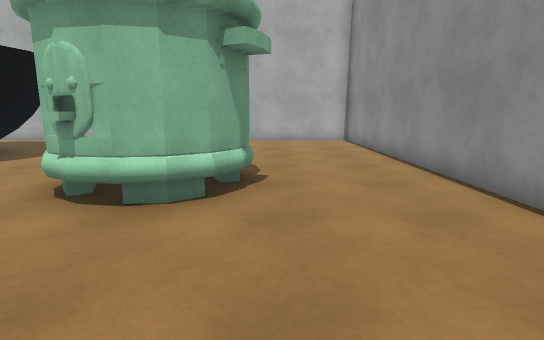
View 1 (above)

19 first-person views from a walk through a Unity game level. The camera is 1.3 m above the floor, tilts 10° down and sees 80° across. The floor is counted in squares, 1 m on a side. Each view is taken from the middle of a square. On the plan, view 1 faces up. The plan holds only what a view shows up to about 14 squares ahead; the rest is blank. The player is left out. Some animated figures are not drawn. Surface patterns are stand-ins for the level's own textures.

View 2
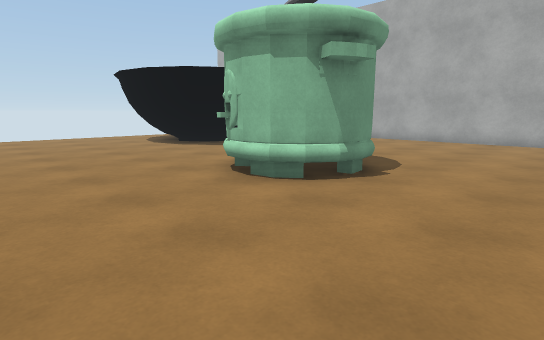

View 3
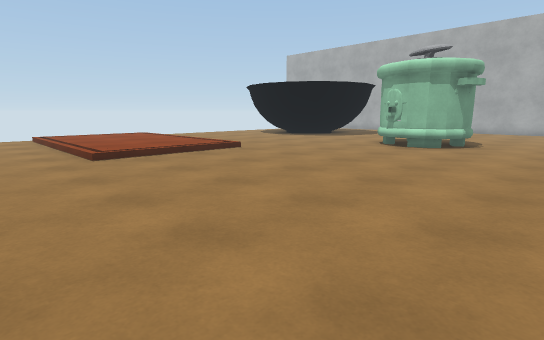

View 4
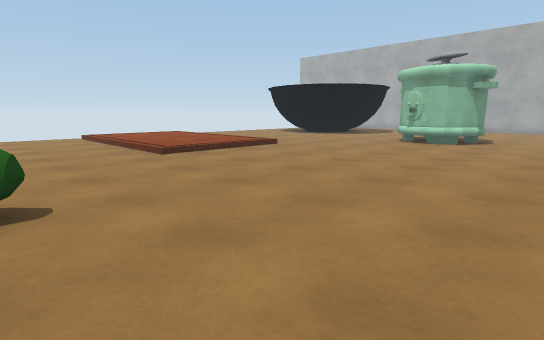

View 5
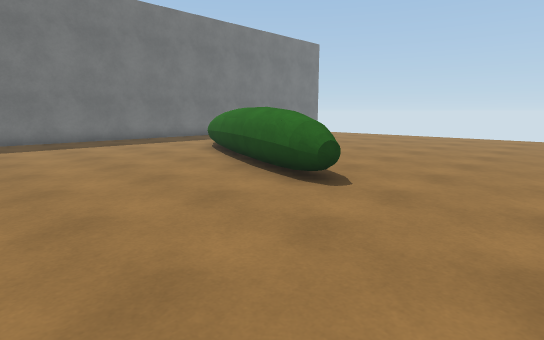

View 6
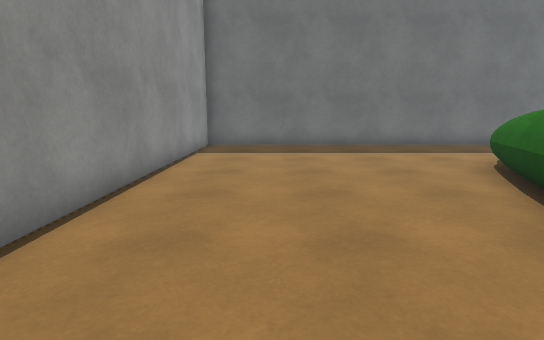

View 7
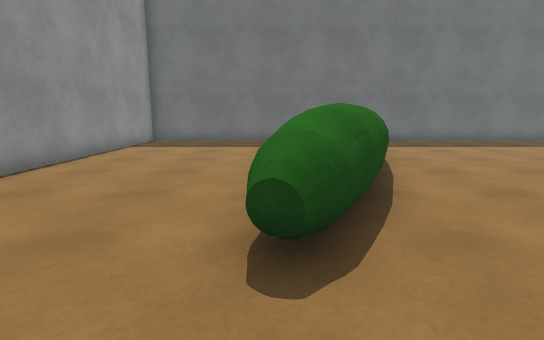

View 8
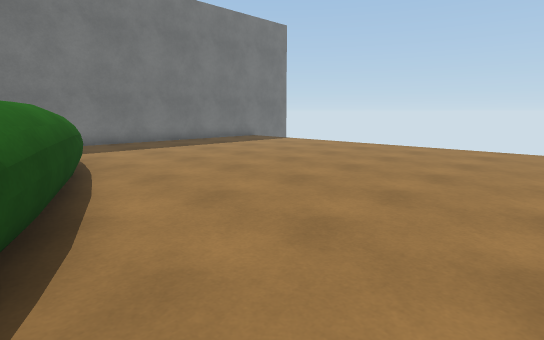

View 9
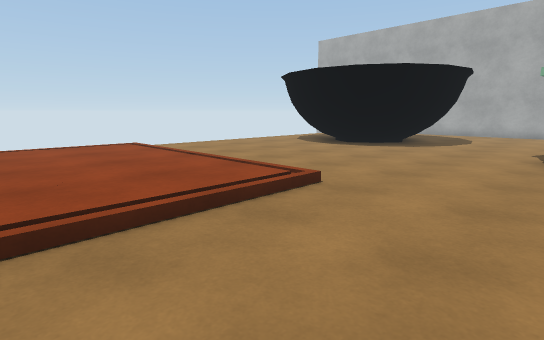

View 10
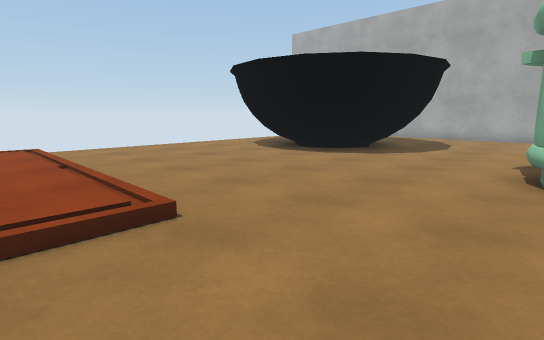

View 11
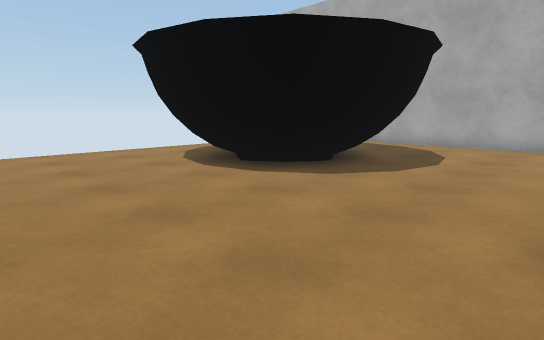

View 12
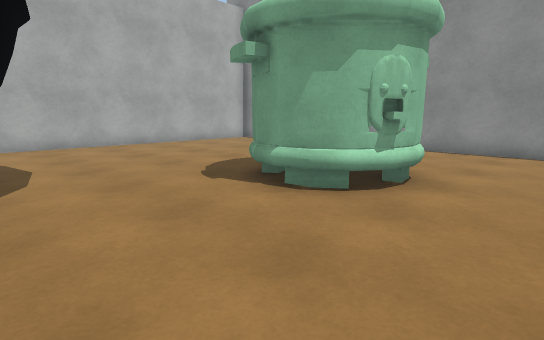

View 13
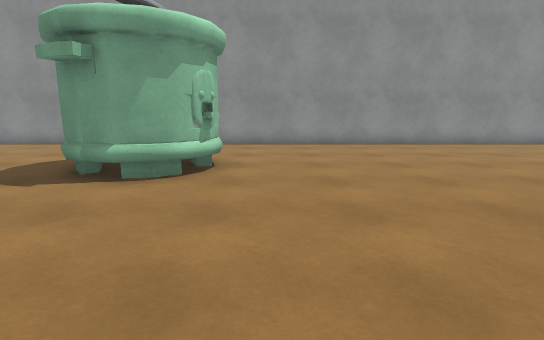

View 14
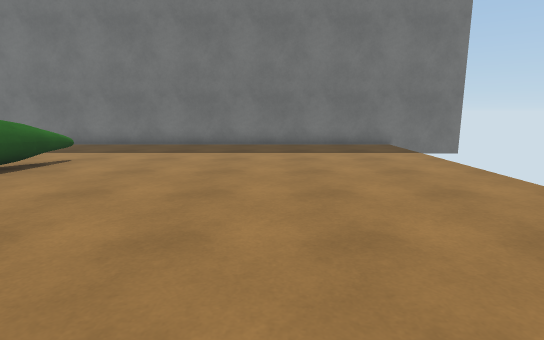

View 15
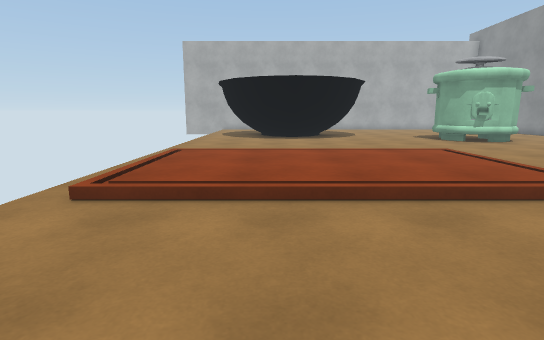

View 16
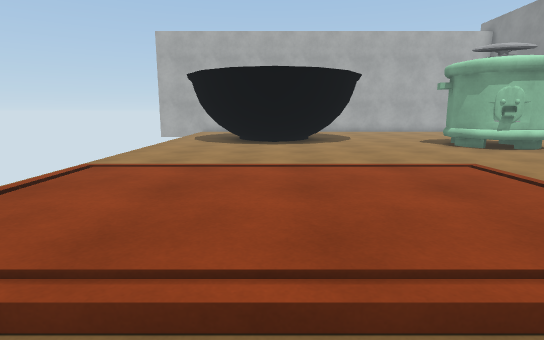

View 17
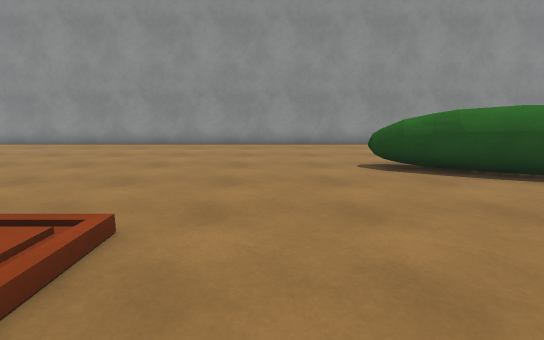

View 18
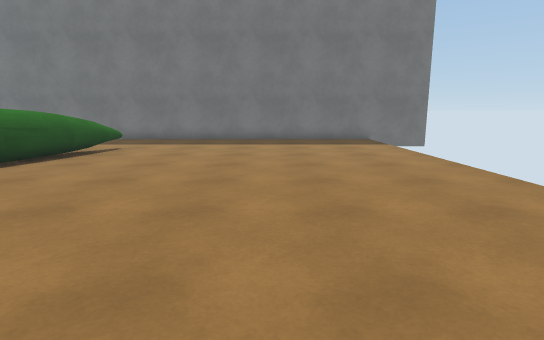

View 19
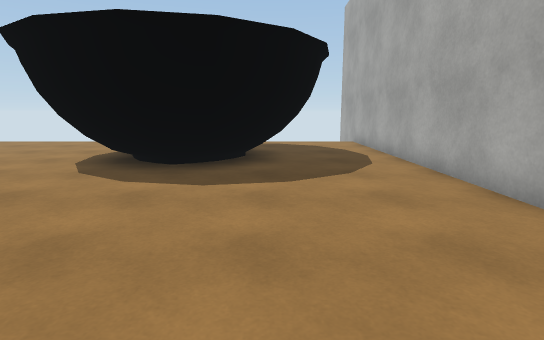

### Floor plan
Key: @ floor where view 1 was taken; # wall or solid block; . main floor; : floor 0.25 m higher than the main floor; / step, stairs or slope; = window, fence, low wall or low ledge; ^ raised ledge; O other object.
Columns run from 16 left of view 1 to 4 right of it. Each row starts with its distance up from view 1.
 16  ##################
 15  ..................
 14  ...................#
 13  ... ##.............#
 12  ..  ####...........#
 11        ##...........#
 10        ###..........#
  9        ###..........#
  8        ##....O .....#
  7  .#######...OO O....#
  6  ...####....#OOOO...#
  5  ...........OOOO....#
  4  ............OO.....#
  3  ...................#
  2  ...................#
  1  ...................#
  0  /////////......@...#
 -1  /::::::::..........#
 -2  /::::::::..........#
 -3  /::::::::..........#
 -4  /::::::::..........#
 -5  /::::::::..........#
 -6  ...................#
 -7  ...................#
 -8   ..................#
 -9  .............=.....#
-10  ............==.....#
-11  ............^^.....#
-12  ...........^^^.....#
-13  ...........^^......#
-14  ...........^^......#
-15  ..........^^=......#
-16  ..........^^.......#
-17  ..........==.......#
-18  ..........=........#
-19  ...................#
-20  ...................#
-21  ...................#
-22  ...................#
-23 #####################

Where each view was taken, in squares from view 1:
view 1: 0 up, 0 right, facing up
view 2: 0 up, 3 right, facing up-left
view 3: 8 down, 3 right, facing up-left
view 4: 10 down, 3 right, facing up-left
view 5: 6 down, 3 right, facing down-left
view 6: 9 down, 1 right, facing down
view 7: 7 down, 2 left, facing down
view 8: 8 down, 3 left, facing down-left
view 9: 5 down, 3 left, facing up-left
view 10: 2 down, 3 left, facing up-left
view 11: 2 up, 4 left, facing up-left
view 12: 2 up, 8 left, facing up-right
view 13: 3 up, 10 left, facing right
view 14: 9 down, 11 left, facing down
view 15: 10 down, 12 left, facing up
view 16: 7 down, 11 left, facing up
view 17: 7 down, 10 left, facing right
view 18: 6 down, 11 left, facing down
view 19: 12 up, 1 left, facing left
